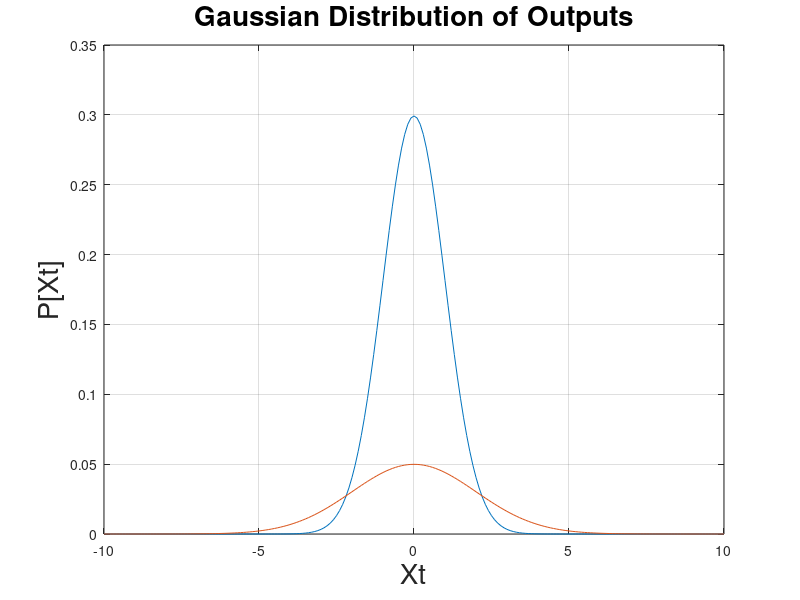

MATLAB code to generate this figure:
x = -10:0.1:10;
% y = 0.75 * gaussmf(x,[1 0]);
y = 0.75 * normpdf(x, 0, 1);
plot(x, y)
hold on
y = 0.25 * normpdf(x, 0, 2);
plot(x, y)
title('Gaussian Distribution of Outputs', 'FontSize', 20)
xlabel('Xt', 'FontSize', 20)
ylabel('P[Xt]', 'FontSize', 20)
grid